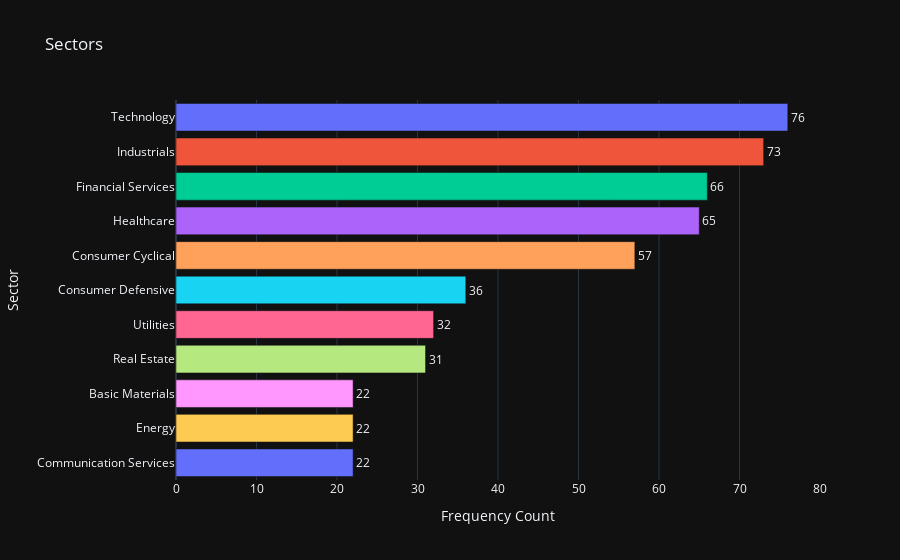

Write notebook code for a chart like this one.
### Code cell
sector_counts = df['Sector'].value_counts().reset_index()
sector_counts.columns = ['Sector', 'Frequency']

# Create a bar chart using Plotly Express
fig = px.bar(sector_counts, x='Frequency', y='Sector', orientation='h', 
             title='Sectors', text='Frequency',
             labels={'Frequency': 'Frequency Count', 'Sector': 'Sector'},
             color='Sector', color_continuous_scale= px.colors.sequential.Viridis_r,
            template='plotly_dark')

# Customize the layout
fig.update_traces(texttemplate='%{text}', textposition='outside')
fig.update_layout(showlegend=False)

# Show the plot
fig.show()

### Figure 1 — Plotly figure (JSON) as saved in the notebook; plotly's stock layout.template omitted (floating-point values rounded to 4 significant figures)
{"data": [{"alignmentgroup": "True", "hovertemplate": "Sector=%{y}<br>Frequency Count=%{text}<extra></extra>", "legendgroup": "Technology", "marker": {"color": "#636efa", "pattern": {"shape": ""}}, "name": "Technology", "offsetgroup": "Technology", "orientation": "h", "showlegend": true, "text": [76], "textposition": "outside", "texttemplate": "%{text}", "type": "bar", "x": [76], "xaxis": "x", "y": ["Technology"], "yaxis": "y"}, {"alignmentgroup": "True", "hovertemplate": "Sector=%{y}<br>Frequency Count=%{text}<extra></extra>", "legendgroup": "Industrials", "marker": {"color": "#EF553B", "pattern": {"shape": ""}}, "name": "Industrials", "offsetgroup": "Industrials", "orientation": "h", "showlegend": true, "text": [73], "textposition": "outside", "texttemplate": "%{text}", "type": "bar", "x": [73], "xaxis": "x", "y": ["Industrials"], "yaxis": "y"}, {"alignmentgroup": "True", "hovertemplate": "Sector=%{y}<br>Frequency Count=%{text}<extra></extra>", "legendgroup": "Financial Services", "marker": {"color": "#00cc96", "pattern": {"shape": ""}}, "name": "Financial Services", "offsetgroup": "Financial Services", "orientation": "h", "showlegend": true, "text": [66], "textposition": "outside", "texttemplate": "%{text}", "type": "bar", "x": [66], "xaxis": "x", "y": ["Financial Services"], "yaxis": "y"}, {"alignmentgroup": "True", "hovertemplate": "Sector=%{y}<br>Frequency Count=%{text}<extra></extra>", "legendgroup": "Healthcare", "marker": {"color": "#ab63fa", "pattern": {"shape": ""}}, "name": "Healthcare", "offsetgroup": "Healthcare", "orientation": "h", "showlegend": true, "text": [65], "textposition": "outside", "texttemplate": "%{text}", "type": "bar", "x": [65], "xaxis": "x", "y": ["Healthcare"], "yaxis": "y"}, {"alignmentgroup": "True", "hovertemplate": "Sector=%{y}<br>Frequency Count=%{text}<extra></extra>", "legendgroup": "Consumer Cyclical", "marker": {"color": "#FFA15A", "pattern": {"shape": ""}}, "name": "Consumer Cyclical", "offsetgroup": "Consumer Cyclical", "orientation": "h", "showlegend": true, "text": [57], "textposition": "outside", "texttemplate": "%{text}", "type": "bar", "x": [57], "xaxis": "x", "y": ["Consumer Cyclical"], "yaxis": "y"}, {"alignmentgroup": "True", "hovertemplate": "Sector=%{y}<br>Frequency Count=%{text}<extra></extra>", "legendgroup": "Consumer Defensive", "marker": {"color": "#19d3f3", "pattern": {"shape": ""}}, "name": "Consumer Defensive", "offsetgroup": "Consumer Defensive", "orientation": "h", "showlegend": true, "text": [36], "textposition": "outside", "texttemplate": "%{text}", "type": "bar", "x": [36], "xaxis": "x", "y": ["Consumer Defensive"], "yaxis": "y"}, {"alignmentgroup": "True", "hovertemplate": "Sector=%{y}<br>Frequency Count=%{text}<extra></extra>", "legendgroup": "Utilities", "marker": {"color": "#FF6692", "pattern": {"shape": ""}}, "name": "Utilities", "offsetgroup": "Utilities", "orientation": "h", "showlegend": true, "text": [32], "textposition": "outside", "texttemplate": "%{text}", "type": "bar", "x": [32], "xaxis": "x", "y": ["Utilities"], "yaxis": "y"}, {"alignmentgroup": "True", "hovertemplate": "Sector=%{y}<br>Frequency Count=%{text}<extra></extra>", "legendgroup": "Real Estate", "marker": {"color": "#B6E880", "pattern": {"shape": ""}}, "name": "Real Estate", "offsetgroup": "Real Estate", "orientation": "h", "showlegend": true, "text": [31], "textposition": "outside", "texttemplate": "%{text}", "type": "bar", "x": [31], "xaxis": "x", "y": ["Real Estate"], "yaxis": "y"}, {"alignmentgroup": "True", "hovertemplate": "Sector=%{y}<br>Frequency Count=%{text}<extra></extra>", "legendgroup": "Basic Materials", "marker": {"color": "#FF97FF", "pattern": {"shape": ""}}, "name": "Basic Materials", "offsetgroup": "Basic Materials", "orientation": "h", "showlegend": true, "text": [22], "textposition": "outside", "texttemplate": "%{text}", "type": "bar", "x": [22], "xaxis": "x", "y": ["Basic Materials"], "yaxis": "y"}, {"alignmentgroup": "True", "hovertemplate": "Sector=%{y}<br>Frequency Count=%{text}<extra></extra>", "legendgroup": "Energy", "marker": {"color": "#FECB52", "pattern": {"shape": ""}}, "name": "Energy", "offsetgroup": "Energy", "orientation": "h", "showlegend": true, "text": [22], "textposition": "outside", "texttemplate": "%{text}", "type": "bar", "x": [22], "xaxis": "x", "y": ["Energy"], "yaxis": "y"}, {"alignmentgroup": "True", "hovertemplate": "Sector=%{y}<br>Frequency Count=%{text}<extra></extra>", "legendgroup": "Communication Services", "marker": {"color": "#636efa", "pattern": {"shape": ""}}, "name": "Communication Services", "offsetgroup": "Communication Services", "orientation": "h", "showlegend": true, "text": [22], "textposition": "outside", "texttemplate": "%{text}", "type": "bar", "x": [22], "xaxis": "x", "y": ["Communication Services"], "yaxis": "y"}], "layout": {"autosize": true, "barmode": "relative", "legend": {"title": {"text": "Sector"}, "tracegroupgap": 0}, "showlegend": false, "title": {"text": "Sectors"}, "xaxis": {"anchor": "y", "autorange": true, "domain": [0, 1], "range": [0, 80], "title": {"text": "Frequency Count"}, "type": "linear"}, "yaxis": {"anchor": "x", "autorange": true, "categoryarray": ["Communication Services", "Energy", "Basic Materials", "Real Estate", "Utilities", "Consumer Defensive", "Consumer Cyclical", "Healthcare", "Financial Services", "Industrials", "Technology"], "categoryorder": "array", "domain": [0, 1], "range": [-0.5, 10.5], "title": {"text": "Sector"}, "type": "category"}}}
